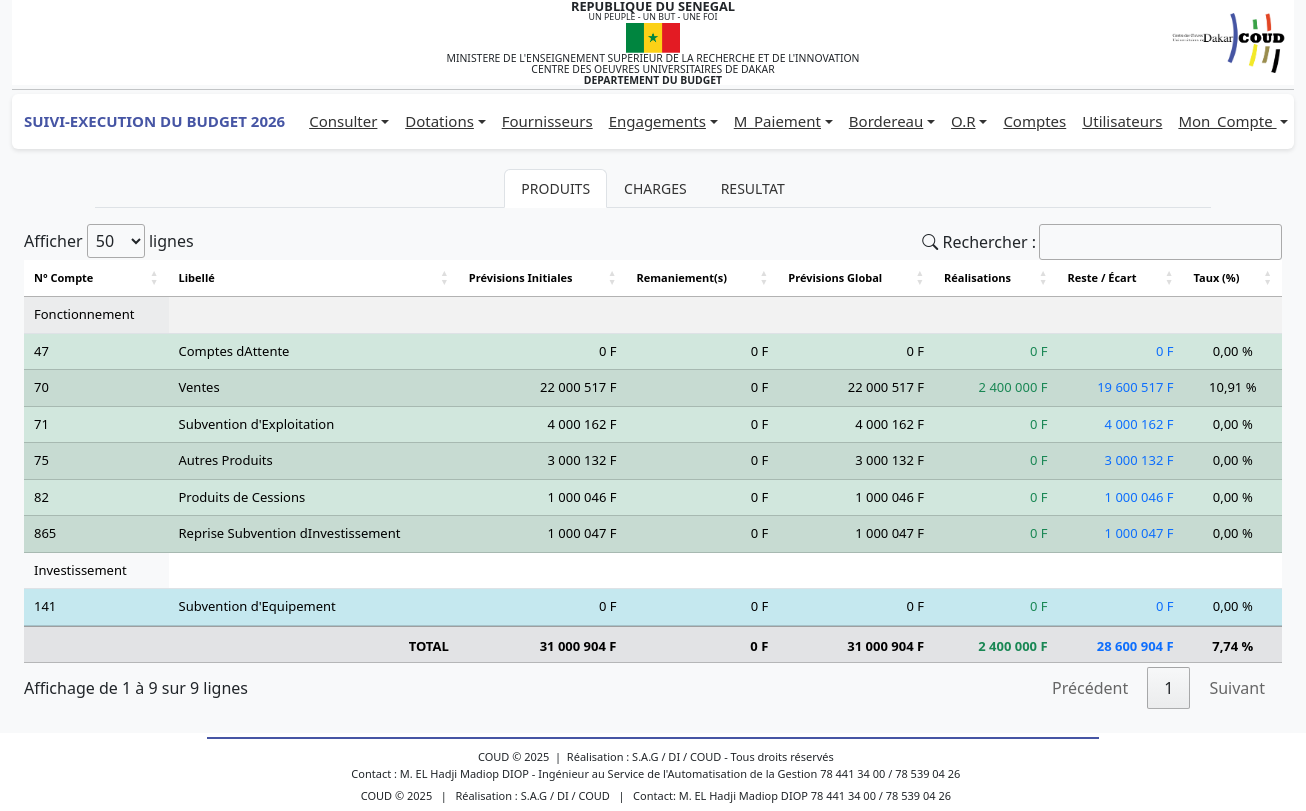
Page /profiles/dg/administratifs/rapports.php (signed in) on the committed database.
### tables this page shows
CREATE TABLE IF NOT EXISTS `bud_comptep` (
  `idCp` int NOT NULL AUTO_INCREMENT,
  `numCp` varchar(50) DEFAULT NULL,
  `libelle` varchar(255) DEFAULT NULL,
  `dateSys` datetime DEFAULT CURRENT_TIMESTAMP,
  `nature` varchar(50) NOT NULL,
  `type` varchar(50) DEFAULT 'fonctionnement',
  PRIMARY KEY (`idCp`)
);

### includes/fonctions.php (called while the page is built, shortened)
<?php
function connexionBD()
{
    $connexion = mysqli_connect('localhost', 'root', '', 'budget_db_2024') or
        die('Serveur inaccessible. Merci de reessayer plus tard.');
    return $connexion;
}
$connexion = connexionBD();
function get_produits_administratif()
{
    global $connexion;
    $anneeEnCours = $_SESSION['an'];
    $query = "
        SELECT
            cp.idCp,
            cp.libelle,
            cp.numCp,
            cp.type,
           COALESCE(SUM(DISTINCT d.volume), 0) AS total_dot,
           COALESCE(SUM(DISTINCT r.montant), 0) AS total_paye,
           COALESCE(SUM(DISTINCT CASE
                WHEN d.type = 'remanier' THEN d.volume
            END), 0) AS totalDotRemanier,
           COALESCE(SUM(DISTINCT CASE
                WHEN d.type = 'initiale' THEN d.volume
            END), 0) AS totalDotInitiale
        FROM bud_compte c
        JOIN bud_comptep cp ON c.idCp = cp.idCp
        LEFT JOIN bud_dotations d
            ON d.idCompte = c.idCompte
            AND d.an = '$anneeEnCours'
        LEFT JOIN bud_ordre_recette r
            ON r.idCompte = c.idCompte
        WHERE cp.nature IN ('produit', 'ressource')
        GROUP BY cp.idCp, cp.libelle, cp.numCp
    ";
    $result = $connexion->query($query);
    if ($result && $result->num_rows > 0) {
        return $result->fetch_all(MYSQLI_ASSOC);
    } else {
        return [];
    }
}
function get_resultats()
{
    global $connexion;
    $anneeEnCours = $_SESSION['an'];
    $query = "
        SELECT
            cp.libelle,
            cp.nature,
            cp.type,
            COALESCE(SUM(DISTINCT d.volume), 0) AS total_dot
        FROM bud_compte c
        JOIN bud_comptep cp ON c.idCp = cp.idCp
        LEFT JOIN bud_dotations d
            ON d.idCompte = c.idCompte
            AND d.an = '$anneeEnCours'
        WHERE cp.nature IN ('produit', 'ressource', 'charge', 'emploi')
        GROUP BY cp.idCp, cp.libelle, cp.nature
        ORDER BY cp.nature, cp.libelle
    ";
    $result = $connexion->query($query);
    $produits = [];
    $charges = [];
    if ($result && $result->num_rows > 0) {
        foreach ($result->fetch_all(MYSQLI_ASSOC) as $row) {
            if (in_array($row['nature'], ['produit', 'ressource'])) {
                $produits[] = $row;
            } else {
                $charges[] = $row;
            }
        }
    }
    return [
        'produits' => $produits,
        'charges' => $charges
    ];
}
?>

### profiles/dg/administratifs/rapports.php (the view, shortened to what this page needs)
<?php
include '../../../includes/fonctions.php';
$produits = get_produits_administratif();
$data = get_resultats();
?>
<?php include '../../../includes/header.php'; ?>
<link rel="stylesheet" href="https://cdn.datatables.net/1.13.6/css/jquery.dataTables.min.css">
<link rel="stylesheet" href="https://cdn.jsdelivr.net/npm/bootstrap-icons@1.11.3/font/bootstrap-icons.css">
<main class="container-fluid mt-3">
    <div class="container-fluid mt-0">
        <div class="container mt-0">
            <ul class="nav nav-tabs  justify-content-center" id="myTabs">
                <li class="nav-item">
                    <a class="nav-link active" href="#" data-target="produit">PRODUITS</a>
                </li>
                <li class="nav-item">
                    <a class="nav-link" href="#" data-target="charges">CHARGES</a>
                </li>
                <li class="nav-item">
                    <a class="nav-link" href="#" data-target="resultat">RESULTAT</a>
                </li>
            </ul>
        </div>
        <div class="mt-3 contenu">
            <div class="tab-content produit">
                <table id="tableProduits" class="table table-striped table-hover align-middle">
                    <thead class="custom-header text-center">
                        <tr>
                            <th>N° Compte</th>
                            <th>Libellé</th>
                            <th>Prévisions Initiales</th>
                            <th>Remaniement(s)</th>
                            <th>Prévisions Global</th>
                            <th>Réalisations</th>
                            <th>Reste / Écart</th>
                            <th>Taux (%)</th>
                        </tr>
                    </thead>
                    <tbody>
                        <tr>
                            <td colspan="" style="background-color: #f8f9fa;">Fonctionnement</td>
                            <td></td>
                            <td></td>
                            <td></td>
                            <td></td>
                            <td></td>
                            <td></td>
                            <td></td>
                        </tr>
                        <?php foreach ($produits as $p): ?>
                        <?php
                        if ($p['type'] == 'fonctionnement'):
                            $prevision = $p['total_dot'];
                            $remanier = $p['totalDotRemanier'];
                            $initiale = $p['totalDotInitiale'];
                            $realisation = $p['total_paye'];
                            $reste = $prevision - $realisation;
                            $taux = ($prevision > 0) ? ($realisation / $prevision) * 100 : 0;
                            ?>
                        <tr class="table-success">
                            <td><?= htmlspecialchars($p['numCp']) ?></td>
                            <td><?= htmlspecialchars($p['libelle']) ?></td>
                            <td class="text-end"><?= number_format($initiale, 0, ',', ' ') ?> F</td>
                            <td class="text-end"><?= number_format($remanier, 0, ',', ' ') ?> F</td>
                            <td class="text-end"><?= number_format($prevision, 0, ',', ' ') ?> F</td>
                            <td class="text-end text-success"><?= number_format($realisation, 0, ',', ' ') ?> F</td>
                            <td class="text-end <?= $reste < 0 ? 'text-danger' : 'text-primary' ?>">
                                <?= number_format($reste, 0, ',', ' ') ?> F
                            </td>
                            <td class="text-center"><?= number_format($taux, 2, ',', ' ') ?> %</td>
                        </tr>
                        <?php endif; ?>
                        <?php endforeach; ?>
                        <tr>
                            <td colspan="" style="background-color: #f8f9fa;">Investissement</td>
                            <td></td>
                            <td></td>
                            <td></td>
                            <td></td>
                            <td></td>
                            <td></td>
                            <td></td>
                        </tr>
                        <?php foreach ($produits as $p): ?>
                        <?php
                        if ($p['type'] == 'investissement'):
                            $prevision = $p['total_dot'];
                            $remanier = $p['totalDotRemanier'];
                            $initiale = $p['totalDotInitiale'];
                            $realisation = $p['total_paye'];
                            $reste = $prevision - $realisation;
                            $taux = ($prevision > 0) ? ($realisation / $prevision) * 100 : 0;
                            ?>
                        <tr class="table-info">
                            <td><?= htmlspecialchars($p['numCp']) ?></td>
                            <td><?= htmlspecialchars($p['libelle']) ?></td>
                            <td class="text-end"><?= number_format($initiale, 0, ',', ' ') ?> F</td>
                            <td class="text-end"><?= number_format($remanier, 0, ',', ' ') ?> F</td>
                            <td class="text-end"><?= number_format($prevision, 0, ',', ' ') ?> F</td>
                            <td class="text-end text-success"><?= number_format($realisation, 0, ',', ' ') ?> F</td>
                            <td class="text-end <?= $reste < 0 ? 'text-danger' : 'text-primary' ?>">
                                <?= number_format($reste, 0, ',', ' ') ?> F
                            </td>
                            <td class="text-center"><?= number_format($taux, 2, ',', ' ') ?> %</td>
                        </tr>
                        <?php endif; ?>
                        <?php endforeach; ?>
                    </tbody>
                    <?php
                    $total_prevision = array_sum(array_column($produits, 'total_dot'));
                    $total_initiale = array_sum(array_column($produits, 'totalDotInitiale'));
                    $total_remanier = array_sum(array_column($produits, 'totalDotRemanier'));
                    $total_realisation = array_sum(array_column($produits, 'total_paye'));
                    $total_ecart = $total_prevision - $total_realisation;
                    $taux_global = ($total_prevision > 0)
                        ? ($total_realisation / $total_prevision) * 100
                        : 0;
                    ?>
                    <tfoot>
                        <tr class="fw-bold table-secondary">
                            <td colspan="2" class="text-end">TOTAL</td>
                            <td class="text-end">
                                <?= number_format($total_initiale, 0, ',', ' ') ?> F
                            </td>
                            <td class="text-end">
                                <?= number_format($total_remanier, 0, ',', ' ') ?> F
                            </td>
                            <td class="text-end">
                                <?= number_format($total_prevision, 0, ',', ' ') ?> F
                            </td>
                            <td class="text-end text-success">
                                <?= number_format($total_realisation, 0, ',', ' ') ?> F
                            </td>
                            <td class="text-end <?= $total_ecart < 0 ? 'text-danger' : 'text-primary' ?>">
                                <?= number_format($total_ecart, 0, ',', ' ') ?> F
                            </td>
                            <td class="text-center">
                                <?= number_format($taux_global, 2, ',', ' ') ?> %
                            </td>
                        </tr>
                    </tfoot>
                </table>
            </div>
        </div>
    </div>
</main>
<?php include '../../../includes/footer.php'; ?>
<link rel="stylesheet" href="https://cdn.datatables.net/buttons/2.4.2/css/buttons.dataTables.min.css">

### includes/header.php (style rules this page uses)
body { font-family: 'Segoe UI', Tahoma, sans-serif; background-color: #f8f9fa; margin: 0; display: flex; flex-direction: column; min-height: 100vh; }
main { flex: 1; }
.nav-link { font-size: 14px; color: #333 !important; }

### profiles/dg/administratifs/rapports.php (style rules this page uses)
#tableProduits th, #tableProduits td { font-size: 13px; }
#tableProduits th, #tableCharges th, #tableResultats th { font-size: 11px; }

### rows in the picture
bud_comptep: numCp "47", libelle "Comptes dAttente", initiale "0", remanier "0", prevision "0", realisation "0", reste "0", taux "0,00"
bud_comptep: numCp "70", libelle "Ventes", initiale "22 000 517", remanier "0", prevision "22 000 517", realisation "2 400 000", reste "19 600 517", taux "10,91"
bud_comptep: numCp "71", libelle "Subvention d'Exploitation", initiale "4 000 162", remanier "0", prevision "4 000 162", realisation "0", reste "4 000 162", taux "0,00"
bud_comptep: numCp "75", libelle "Autres Produits", initiale "3 000 132", remanier "0", prevision "3 000 132", realisation "0", reste "3 000 132", taux "0,00"
bud_comptep: numCp "82", libelle "Produits de Cessions", initiale "1 000 046", remanier "0", prevision "1 000 046", realisation "0", reste "1 000 046", taux "0,00"
bud_comptep: numCp "865", libelle "Reprise Subvention dInvestissement", initiale "1 000 047", remanier "0", prevision "1 000 047", realisation "0", reste "1 000 047", taux "0,00"
bud_comptep: numCp "141", libelle "Subvention d'Equipement", initiale "0", remanier "0", prevision "0", realisation "0", reste "0", taux "0,00"

### other values in the picture
$_SESSION['an'] "2026"
$total_initiale "31 000 904"
$total_remanier "0"
$total_prevision "31 000 904"
$total_realisation "2 400 000"
$total_ecart "28 600 904"
$taux_global "7,74"
